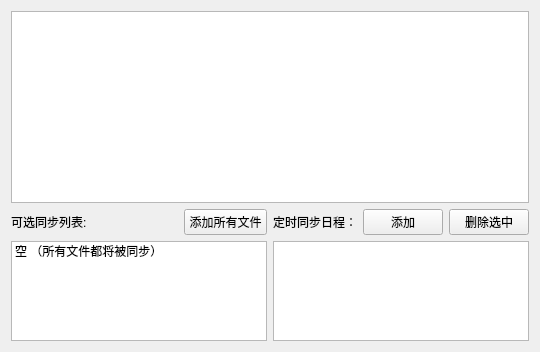
      <widget class="QWidget" name="tab_file">
       <attribute name="title">
        <string>文件视图</string>
       </attribute>
       <layout class="QGridLayout" name="gridLayout_2">
        <item row="1" column="4">
         <widget class="QPushButton" name="pushButton_file_addSchedule">
          <property name="text">
           <string>添加</string>
          </property>
         </widget>
        </item>
        <item row="2" column="0" colspan="3">
         <widget class="QListWidget" name="listWidget_incremental">
          <property name="sizePolicy">
           <sizepolicy hsizetype="Expanding" vsizetype="Preferred">
            <horstretch>0</horstretch>
            <verstretch>0</verstretch>
           </sizepolicy>
          </property>
          <property name="maximumSize">
           <size>
            <width>16777215</width>
            <height>100</height>
           </size>
          </property>
          <item>
           <property name="text">
            <string>空 （所有文件都将被同步）</string>
           </property>
          </item>
         </widget>
        </item>
        <item row="1" column="0" colspan="2">
         <widget class="QLabel" name="label_17">
          <property name="text">
           <string>可选同步列表:</string>
          </property>
         </widget>
        </item>
        <item row="1" column="2">
         <widget class="QPushButton" name="pushButton_file_syncAll">
          <property name="sizePolicy">
           <sizepolicy hsizetype="Preferred" vsizetype="Preferred">
            <horstretch>0</horstretch>
            <verstretch>0</verstretch>
           </sizepolicy>
          </property>
          <property name="text">
           <string>添加所有文件</string>
          </property>
         </widget>
        </item>
        <item row="1" column="3">
         <widget class="QLabel" name="label_19">
          <property name="text">
           <string>定时同步日程：</string>
          </property>
         </widget>
        </item>
        <item row="1" column="5">
         <widget class="QPushButton" name="pushButton_file_deleteCurrentSchedule">
          <property name="text">
           <string>删除选中</string>
          </property>
         </widget>
        </item>
        <item row="0" column="0" colspan="6">
         <widget class="QListWidget" name="listWidget_file">
          <property name="contextMenuPolicy">
           <enum>Qt::CustomContextMenu</enum>
          </property>
         </widget>
        </item>
        <item row="2" column="3" colspan="3">
         <widget class="QListWidget" name="listWidget_schedule">
          <property name="sizePolicy">
           <sizepolicy hsizetype="Expanding" vsizetype="Ignored">
            <horstretch>0</horstretch>
            <verstretch>0</verstretch>
           </sizepolicy>
          </property>
         </widget>
        </item>
       </layout>
      </widget>
